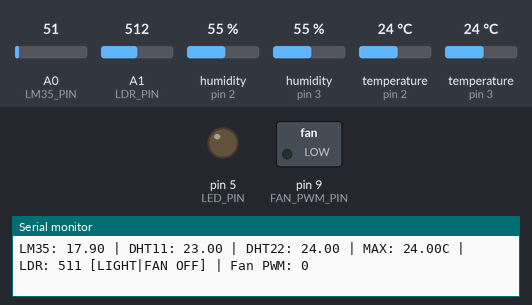
A sketch run on a simulated Arduino Uno, built with avr-gcc and run on an emulated ATmega328P. On the bench: switched loads named in the sketch (green lamp = pin HIGH), output pins drawn as LEDs (lit = HIGH), the last lines printed to the serial monitor. The inputs (shaded band) are chosen by the test bench; at power-on: temperature (sensors on pin 2, pin 3) 24 °C, A1 (LDR_PIN) = 512, A0 (LM35_PIN) = 51, humidity (sensors on pin 2, pin 3) 55 %.

Above: at 1.2 s.
1.3 s: temperature (sensor on pin 2) set to 33.7 °C
7.6 s: temperature (sensor on pin 2) set to 34.9 °C
At 9.9 s:
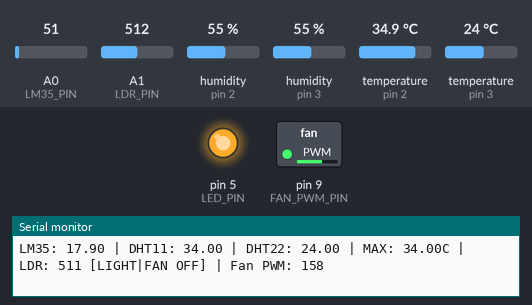
10.2 s: temperature (sensor on pin 3) set to 41 °C
At 11.7 s:
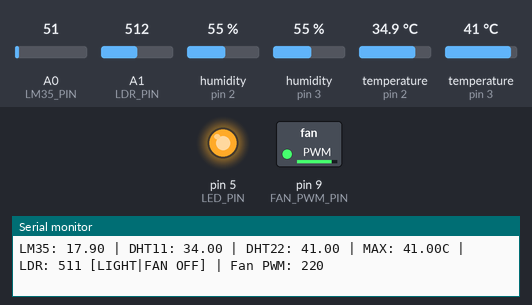
12.3 s: A1 (LDR_PIN) set to 693
13.8 s: A1 (LDR_PIN) set to 712
16.6 s: A0 (LM35_PIN) set to 112
At 18.3 s:
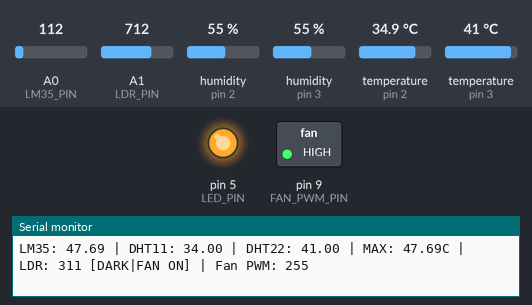
Timing chart, 0 to 19.8 s (numbered marks = the images above; inputs shaded):
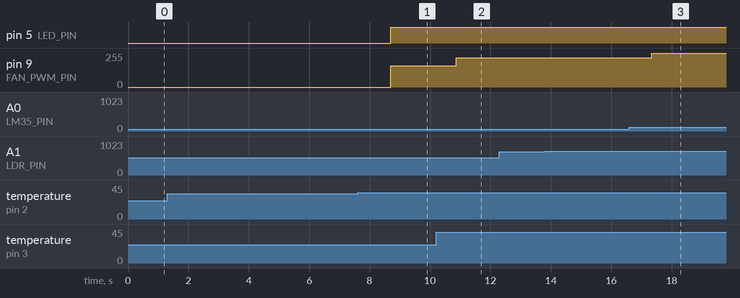

Measured:
- the behaviour switches between 34.4 and 34.5 °C on temperature (sensor on pin 2) (found by bisection; images 0 and 1)
- after the input at 7.6 s, pin 5 (LED_PIN): LOW → HIGH after 1.1 s; pin 9 (FAN_PWM_PIN): 0/255 → 158/255 after 1.1 s
- after the input at 10.2 s, pin 9 (FAN_PWM_PIN): 158/255 → 220/255 after 0.66 s
- after the input at 16.6 s, pin 9 (FAN_PWM_PIN): 220/255 → 255/255 after 0.74 s

The sketch:

fan_controller.ino
```cpp
#include <DHT.h>

// Pins
#define LM35_PIN A0
#define LDR_PIN A1
#define DHT11_PIN 2
#define DHT22_PIN 3
#define LED_PIN 5
#define FAN_PWM_PIN 9

// Sensor Configuration
#define DHT11_TYPE DHT11
#define DHT22_TYPE DHT22
DHT dht11(DHT11_PIN, DHT11_TYPE);
DHT dht22(DHT22_PIN, DHT22_TYPE);

// Thresholds
const float TEMP_MIN = 33.75;
const float TEMP_MAX = 45.0;
const int LDR_BRIGHT_THRESHOLD = 700;

void setup() {
  Serial.begin(9600);

  analogReference(DEFAULT);

  dht11.begin();
  dht22.begin();

  pinMode(LM35_PIN, INPUT);
  pinMode(LDR_PIN, INPUT);
  pinMode(LED_PIN, OUTPUT);
  pinMode(FAN_PWM_PIN, OUTPUT);

  analogWrite(FAN_PWM_PIN, 0);
  digitalWrite(LED_PIN, LOW);

  Serial.println(F("--- System Booted: Detecting Sensor Readings ---"));
}

void loop() {
  long totalLM35 = 0;
  for(int i = 0; i < 15; i++) {
    totalLM35 += analogRead(LM35_PIN);
    delay(2);
  }
  float avgLM35 = totalLM35 / 15.0;

  // Math for 5.0V: (Avg * 5.0 * 100) / 1024
  float tempLM35 = (avgLM35 * 5.0 * 100.0) / 1024.0;
  tempLM35 = tempLM35 - 7;

  // --- 2. Read Digital DHTs ---
  float tempDHT11 = dht11.readTemperature() - 1;
  float tempDHT22 = dht22.readTemperature();

  // --- 3. Sensor Validation ---
  if (isnan(tempDHT11) || tempDHT11 > 100 || tempDHT11 < 0) tempDHT11 = tempLM35;
  if (isnan(tempDHT22) || tempDHT22 > 100 || tempDHT22 < 0) tempDHT22 = tempLM35;

  float maxTemp = max(tempLM35, max(tempDHT11, tempDHT22));

  // --- 4. Read LDR (Trigger Logic) ---
  int lightLevel = analogRead(LDR_PIN);
  bool isDark = (lightLevel > LDR_BRIGHT_THRESHOLD);

  // --- 5. Fan Control Logic (OR Logic) ---
  int pwmValue = 0;

  // Check if EITHER Temp is high OR LDR is cupped/bright
  if (maxTemp >= TEMP_MIN || isDark) {

    if (maxTemp >= TEMP_MIN) {
      pwmValue = map(maxTemp, TEMP_MIN, TEMP_MAX, 150, 255);
    } else {
      pwmValue = 200;
    }

    // Ensure speed stays within hardware limits
    pwmValue = constrain(pwmValue, 150, 255);

    // Visual indicator that system is active
    digitalWrite(LED_PIN, HIGH);

  } else {
    // Neither condition met: Turn everything OFF
    pwmValue = 0;
    digitalWrite(LED_PIN, LOW);
  }

  analogWrite(FAN_PWM_PIN, pwmValue);

  int displayLightLevel = 1023 - lightLevel;

  // --- 6. Monitoring Output ---
  Serial.print("LM35: "); Serial.print(tempLM35);
  Serial.print(" | DHT11: "); Serial.print(tempDHT11);
  Serial.print(" | DHT22: "); Serial.print(tempDHT22);
  Serial.print(" | MAX: "); Serial.print(maxTemp);
  Serial.print("C | LDR: "); Serial.print(displayLightLevel);

  if (isDark) Serial.print(" [DARK|FAN ON]");
  else Serial.print(" [LIGHT|FAN OFF]");

  Serial.print(" | Fan PWM: "); Serial.println(pwmValue);

  delay(1000);
}
```
